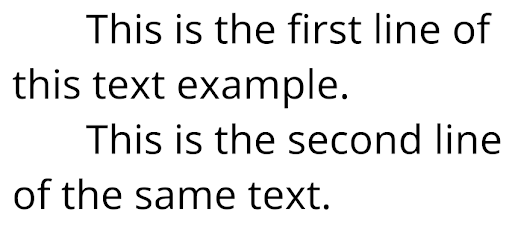
//> input picture test.png, 512 x 229 px
$ ./docscan test.png   (built with g++ and OpenCV 4)
//> lines starting //> are read from the running program, lines starting //| are printed output that depends on the picture; after the words box and inside, x2 and y2 are one past the last pixel; in counts of white or black regions, pixels touching at a corner belong together
#include <iostream>
#include <string>
#include "opencv2/imgproc.hpp"
#include "opencv2/imgcodecs.hpp"
#include "opencv2/highgui.hpp"
#include "opencv2/photo.hpp"

using namespace std;
using namespace cv;

int BLUR_VALUE = 0;
int MAX_VALUE = 100;

int THRESHOLD_VALUE = 0;
int const MAX_THR_VALUE = 255;

int DENOISE_VALUE = 0;
int const MAX_DN_VALUE = 255;

Mat src;
Mat dst;
Mat src_bw;

string window_name = "Magic Filter Demo";
string trackbar_value = "Blur";
string trackbar2_value = "Threshold";
string trackbar3_value = "Denoising";

//int display_dst(const char *caption);

static void Magic_Filter(int, void *)
{
    dst = src.clone();

    for (int i = 1; i < BLUR_VALUE; i = i + 2)
    {
        GaussianBlur(src, dst, Size(i, i), 0, 0);
    }

    cvtColor(dst, src_bw, COLOR_BGR2GRAY); //Convert image to gray

    for (int i = 3; i < THRESHOLD_VALUE; i = i + 2)
    {
        adaptiveThreshold(src_bw, dst, MAX_THR_VALUE, ADAPTIVE_THRESH_GAUSSIAN_C, THRESH_BINARY, i, 2);
    }
    // [4 lines of commented-out code are left out]

    imshow(window_name, dst);
}

int main(int argc, char **argv)
{

    namedWindow(window_name, WINDOW_AUTOSIZE);
    createTrackbar(trackbar_value, window_name, &BLUR_VALUE, MAX_VALUE, Magic_Filter);
//> slider 'Blur' is set to 33
    createTrackbar(trackbar2_value, window_name, &THRESHOLD_VALUE, MAX_THR_VALUE, Magic_Filter); // Create a Trackbar to choose Threshold value
//> slider 'Threshold' is set to 85
    createTrackbar(trackbar3_value, window_name, &DENOISE_VALUE, MAX_DN_VALUE, Magic_Filter);    // Create a Trackbar to choose Threshold value
//> slider 'Denoising' is set to 85

    string filename = argc >= 2 ? argv[1] : "lena.jpg";

    src = imread(samples::findFile(filename), IMREAD_COLOR); //Load Image
//> src is the input picture: 229 rows x 512 cols, CV_8UC3; min 0, max 255, mean 234
    if (src.empty())
    {
        cout << " Error opening image" << endl;
        cout << " Usage:" << endl << argv[0] << " [image_name-- default lena.jpg]" << endl;
        return EXIT_FAILURE;
    }

    Magic_Filter(0, 0);
//> the loop in Magic_Filter, `for (int i = 1; i < BLUR_VALUE; i = i + 2)` made 16 passes
//> pass 2, in Magic_Filter, `GaussianBlur(src, dst, Size(i, i), 0, 0);`:
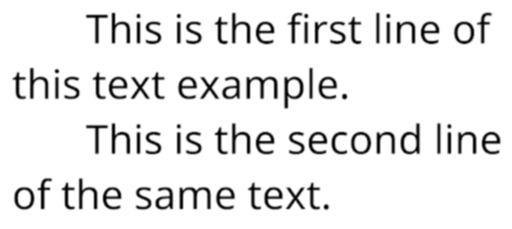
//> dst: 229 rows x 512 cols, CV_8UC3; 18.85% of pixels changed, all inside (x1, y1, x2, y2) = (11, 11, 502, 211)
//> pass 3, in Magic_Filter, `GaussianBlur(src, dst, Size(i, i), 0, 0);`:
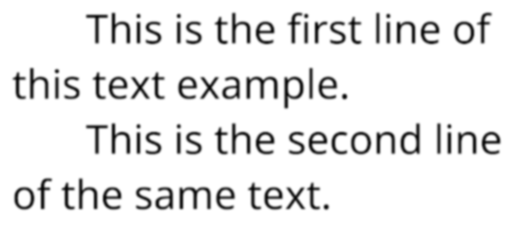
//> dst: 229 rows x 512 cols, CV_8UC3; min 6, max 255, mean 234
//> after the loop in Magic_Filter, `for (int i = 1; i < BLUR_VALUE; i = i + 2)`:
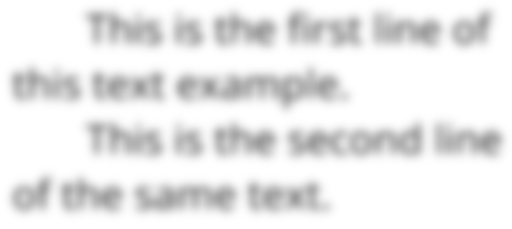
//> dst: 229 rows x 512 cols, CV_8UC3; min 154, max 255, mean 234
//> the loop in Magic_Filter, `for (int i = 3; i < THRESHOLD_VALUE; i = i + 2)` made 41 passes
//> pass 2, in Magic_Filter, `adaptiveThreshold(src_bw, dst, MAX_THR_VALUE, ADAPTIVE_THRESH_GAUSSIAN..`:
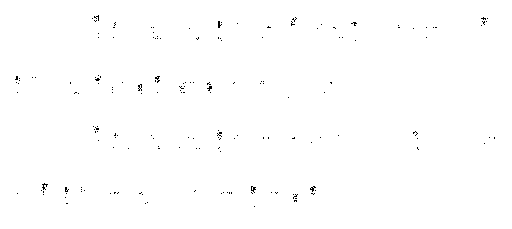
//> dst: 229 rows x 512 cols, CV_8UC1; 99.6% white; black in thin lines or dots, all inside (x1, y1, x2, y2) = (15, 15, 495, 207)
//> pass 3, in Magic_Filter, `adaptiveThreshold(src_bw, dst, MAX_THR_VALUE, ADAPTIVE_THRESH_GAUSSIAN..`:
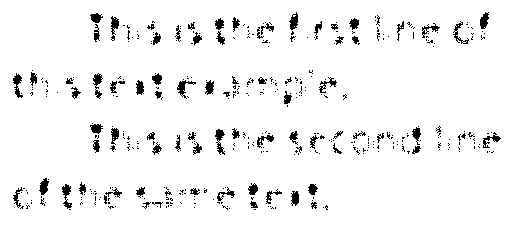
//> dst: 229 rows x 512 cols, CV_8UC1; 95.1% white; 418 black regions (342 under 20 px), largest, box (x1, y1, x2, y2) and area: (215, 129, 225, 155) 128, (62, 184, 72, 209) 123, (93, 73, 103, 99) 122
//> after the loop in Magic_Filter, `for (int i = 3; i < THRESHOLD_VALUE; i = i + 2)`:
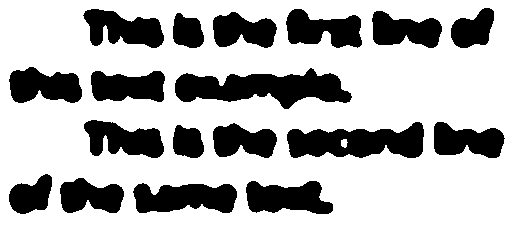
//> dst: 229 rows x 512 cols, CV_8UC1; 71% white; 18 black regions, largest, box (x1, y1, x2, y2) and area: (175, 68, 352, 109) 4142, (287, 122, 424, 158) 3385, (133, 183, 237, 213) 2414
    waitKey();

    return 0;
}
